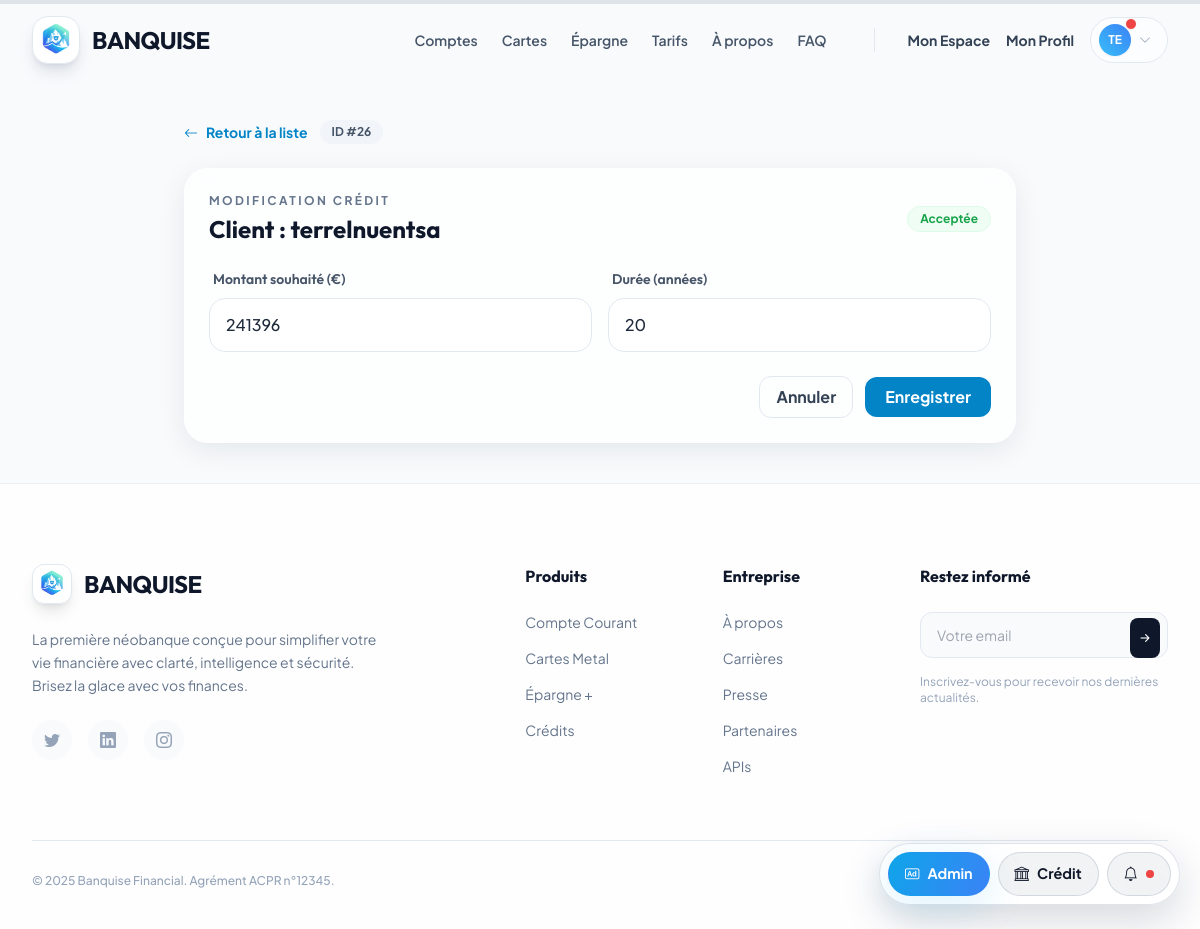
Page /console/credits/26/edit/ (signed in) on the committed database.
### scoring/models.py (models this page shows, shortened)
class DemandeCredit(models.Model):
    STATUT_CHOICES = [
        ('EN_ATTENTE', 'En Attente'),
        ('ACCEPTEE', 'Acceptée'),
        ('REFUSEE', 'Refusée'),
    ]
    ETAT_SANTE_CHOIX = [
        ('BON', 'Bon'),
        ('MOYEN', 'Moyen'),
        ('FAIBLE', 'Faible'),
    ]
    user = models.ForeignKey(User, on_delete=models.CASCADE)
    produit = models.ForeignKey(ProduitPret, on_delete=models.SET_NULL, null=True, blank=True)
    montant_souhaite = models.IntegerField(default=0)
    duree_souhaitee_annees = models.IntegerField(default=0)
    apport_personnel = models.IntegerField(default=0)
    revenus_mensuels = models.IntegerField(default=0)
    loyer_actuel = models.IntegerField(default=0)
    dettes_mensuelles = models.IntegerField(default=0)
    enfants_a_charge = models.IntegerField(default=0)
    emploi_snapshot = models.ForeignKey(TypeEmploi, on_delete=models.SET_NULL, null=True, blank=True)
    logement_snapshot = models.ForeignKey(TypeLogement, on_delete=models.SET_NULL, null=True, blank=True)
    sante_snapshot = models.CharField(max_length=10, choices=ETAT_SANTE_CHOIX, default='BON')
    score_calcule = models.IntegerField(null=True, blank=True)
    taux_calcule = models.DecimalField(max_digits=5, decimal_places=2, null=True, blank=True)
    recommendation = models.CharField(max_length=50, blank=True)
    statut = models.CharField(max_length=20, choices=STATUT_CHOICES, default='EN_ATTENTE')
    date_demande = models.DateTimeField(auto_now_add=True)
    ia_decision = models.CharField(max_length=20, choices=STATUT_CHOICES, null=True, blank=True)
    mensualite_calculee = models.DecimalField(max_digits=10, decimal_places=2, null=True, blank=True)
    soumise = models.BooleanField(default=False)
    echeances_payees = models.IntegerField(default=0)
    dernier_prelevement = models.DateField(null=True, blank=True)

### scoring/views.py (the view, shortened to what this page needs)
# urls.py: path('console/credits/<int:demande_id>/edit/', views.admin_edit_credit, name='admin_edit_credit'),
@staff_member_required
def admin_edit_credit(request, demande_id):
    demande = get_object_or_404(DemandeCredit, id=demande_id)
    unread_notifs = Notification.objects.filter(user=request.user, est_lu=False).count()
    return render(request, 'scoring/admin_credit_edit.html', {
        'demande': demande,
        'unread_notifs': unread_notifs,
    })

### templates/scoring/admin_credit_edit.html (shortened to what this page needs)
{% extends "base.html" %}
{% block content %}
<div class="max-w-4xl mx-auto py-10 px-4 sm:px-6 lg:px-8">
    <div class="mb-6 flex items-center gap-3">
        <a href="{% url 'admin_manage_credits' %}"
            class="text-ice-600 hover:text-ice-800 font-bold text-sm flex items-center gap-2">
            <i class="bi bi-arrow-left"></i> Retour à la liste
        </a>
        <span class="px-3 py-1 rounded-full bg-slate-100 text-slate-600 text-xs font-bold">ID #{{ demande.id }}</span>
    </div>
    <div class="glass-panel p-6 rounded-3xl space-y-6">
        <div class="flex items-center justify-between">
            <div>
                <p class="text-xs uppercase font-bold text-slate-500 tracking-[0.2em]">Modification crédit</p>
                <h1 class="text-2xl font-display font-bold text-slate-900 mt-1">Client : {{ demande.user.username }}
                </h1>
            </div>
            <span
                class="px-3 py-1 rounded-full text-xs font-bold {% if demande.statut == 'ACCEPTEE' %}bg-green-50 text-green-600 border border-green-100{% elif demande.statut == 'REFUSEE' %}bg-red-50 text-red-600 border border-red-100{% else %}bg-blue-50 text-blue-600 border border-blue-100{% endif %}">
                {{ demande.get_statut_display }}
            </span>
        </div>
        <form method="post" class="grid md:grid-cols-2 gap-4">{% csrf_token %}
            <div>
                <label class="label-ice">Montant souhaité (€)</label>
                <input type="number" step="0.01" min="0" name="montant_souhaite" value="{{ demande.montant_souhaite }}"
                    class="form-control" required>
            </div>
            <div>
                <label class="label-ice">Durée (années)</label>
                <input type="number" step="0.5" min="1" name="duree_souhaitee_annees"
                    value="{{ demande.duree_souhaitee_annees }}" class="form-control" required>
            </div>
            <div class="md:col-span-2 flex items-center justify-end gap-3 pt-2">
                <a href="{% url 'admin_manage_credits' %}"
                    class="px-4 py-2 rounded-xl border border-slate-200 text-slate-700 font-bold hover:bg-slate-50 transition">Annuler</a>
                <button type="submit"
                    class="px-5 py-2 rounded-xl bg-ice-600 text-white font-bold hover:bg-ice-700 transition">Enregistrer</button>
            </div>
        </form>
    </div>
</div>
{% endblock %}

### templates/base.html (shortened to what this page needs)
{% load static %}
<!DOCTYPE html>
<html lang="fr" class="scroll-smooth">
<head>
    <link rel="stylesheet" href="https://cdn.jsdelivr.net/npm/bootstrap-icons@1.11.3/font/bootstrap-icons.min.css">
    <script src="https://cdn.tailwindcss.com"></script>
    <link rel="stylesheet" href="{% static 'css/banquise.css' %}">
</head>
<body
    data-auth="{{ user.is_authenticated|yesno:'1,0' }}"
    class="text-slate-800 antialiased flex flex-col min-h-screen overflow-x-hidden selection:bg-ice-200 selection:text-ice-900">
    {% block navbar %}
    <nav id="main-nav" class="fixed w-full z-50 transition-all duration-300 border-b border-transparent top-0">
        <div class="max-w-7xl mx-auto px-4 sm:px-6 lg:px-8">
            <div class="flex justify-between items-center h-20">
                <a href="{% url 'home' %}" class="flex items-center gap-3 group relative z-50">
                    <div class="w-12 h-12 rounded-2xl overflow-hidden shadow-lg shadow-slate-500/20 group-hover:shadow-ice-500/30 group-hover:scale-105 transition-all duration-300 bg-white border border-slate-200">
                        <img src="{% static 'docs/logobanquise.png' %}" alt="Banquise" class="w-full h-full object-contain">
                    </div>
                    <span class="font-display font-bold text-2xl tracking-tight text-slate-900">BANQUISE</span>
                </a>
                <div class="hidden md:flex items-center gap-8">
                    <div class="flex items-center gap-6 mr-4">
                        <a href="{% url 'produits_comptes' %}"
                            class="text-sm font-semibold text-slate-600 hover:text-ice-600 transition-colors">Comptes</a>
                        <a href="{% url 'produits_cartes' %}"
                            class="text-sm font-semibold text-slate-600 hover:text-ice-600 transition-colors">Cartes</a>
                        <a href="{% url 'produits_epargne' %}"
                            class="text-sm font-semibold text-slate-600 hover:text-ice-600 transition-colors">Épargne</a>
                        <a href="{% url 'tarifs' %}"
                            class="text-sm font-semibold text-slate-600 hover:text-ice-600 transition-colors">Tarifs</a>
                        <a href="{% url 'a_propos' %}"
                            class="text-sm font-semibold text-slate-600 hover:text-ice-600 transition-colors">À
                            propos</a>
                        <a href="{% url 'support' %}"
                            class="text-sm font-semibold text-slate-600 hover:text-ice-600 transition-colors">FAQ</a>
                    </div>
                    {% if user.is_authenticated %}
                    <div class="flex items-center gap-4">
                        <a href="{% url 'dashboard' %}"
                            class="text-sm font-bold text-slate-700 hover:text-ice-600 transition-colors">Mon Espace</a>
                        <a href="{% url 'profil' %}"
                            class="text-sm font-bold text-slate-700 hover:text-ice-600 transition-colors">Mon Profil</a>
                        <div class="relative group">
                            <button
                                class="flex items-center gap-2 py-1.5 pl-2 pr-4 rounded-full bg-white/50 border border-slate-200 hover:bg-white hover:shadow-md transition-all">
                                <div
                                    class="relative w-8 h-8 rounded-full bg-gradient-to-tr from-ice-400 to-blue-500 flex items-center justify-center text-white shadow-sm">
                                    <span class="text-xs font-bold">{{ user.username|slice:":2"|upper }}</span>
                                    {% if unread_notifs and unread_notifs > 0 %}
                                    <span class="absolute -top-1.5 -right-1.5 w-3 h-3 rounded-full bg-red-500 border border-white"></span>
                                    {% endif %}
                                </div>
                                <i
                                    class="bi bi-chevron-down text-xs text-slate-400 group-hover:rotate-180 transition-transform"></i>
                            </button>
                        </div>
                    </div>
                    {% endif %}
                </div>
            </div>
        </div>
    </nav>
    {% endblock %}
    <main class="flex-grow w-full relative z-10 {% block main_padding %}pt-20{% endblock %}">
        {% block content %}{% endblock %}
    </main>
    {% block footer %}
    <footer class="bg-white/80 backdrop-blur-xl border-t border-slate-200/60 pt-20 pb-10 relative z-10">
        <div class="max-w-7xl mx-auto px-4 sm:px-6 lg:px-8">
            <div class="grid md:grid-cols-12 gap-12 mb-16">
                <div class="md:col-span-4 space-y-6">
                    <a href="{% url 'home' %}" class="flex items-center gap-3 group w-fit">
                        <div
                            class="w-10 h-10 rounded-xl bg-white border border-slate-200 flex items-center justify-center shadow-lg group-hover:shadow-ice-500/30 transition-all duration-300 overflow-hidden">
                            <img src="{% static 'docs/logobanquise.png' %}" alt="Banquise" class="w-full h-full object-contain">
                        </div>
                        <span class="font-display font-bold text-2xl tracking-tight text-slate-900">BANQUISE</span>
                    </a>
                    <p class="text-slate-500 text-sm leading-relaxed">
                        La première néobanque conçue pour simplifier votre vie financière avec clarté, intelligence et
                        sécurité. Brisez la glace avec vos finances.
                    </p>
                    <div class="flex gap-4">
                        <a href="#"
                            class="w-10 h-10 rounded-full bg-slate-50 text-slate-400 hover:bg-slate-900 hover:text-white flex items-center justify-center transition-all duration-300"><i
                                class="bi bi-twitter"></i></a>
                        <a href="#"
                            class="w-10 h-10 rounded-full bg-slate-50 text-slate-400 hover:bg-blue-600 hover:text-white flex items-center justify-center transition-all duration-300"><i
                                class="bi bi-linkedin"></i></a>
                        <a href="#"
                            class="w-10 h-10 rounded-full bg-slate-50 text-slate-400 hover:bg-pink-600 hover:text-white flex items-center justify-center transition-all duration-300"><i
                                class="bi bi-instagram"></i></a>
                    </div>
                </div>
                <div class="md:col-span-2 md:col-start-6">
                    <h4 class="font-display font-bold text-slate-900 mb-6">Produits</h4>
                    <ul class="space-y-4 text-sm text-slate-500">
                        <li><a href="{% url 'produits_comptes' %}" class="hover:text-ice-600 transition-colors">Compte
                                Courant</a></li>
                        <li><a href="{% url 'produits_cartes' %}" class="hover:text-ice-600 transition-colors">Cartes
                                Metal</a></li>
                        <li><a href="{% url 'produits_epargne' %}" class="hover:text-ice-600 transition-colors">Épargne
                                +</a></li>
                        <li><a href="{% url 'simulation' %}" class="hover:text-ice-600 transition-colors">Crédits</a>
                        </li>
                    </ul>
                </div>
                <div class="md:col-span-2">
                    <h4 class="font-display font-bold text-slate-900 mb-6">Entreprise</h4>
                    <ul class="space-y-4 text-sm text-slate-500">
                        <li><a href="{% url 'a_propos' %}" class="hover:text-ice-600 transition-colors">À propos</a>
                        </li>
                        <li><a href="{% url 'carrieres' %}" class="hover:text-ice-600 transition-colors">Carrières</a>
                        </li>
                        <li><a href="{% url 'presse' %}" class="hover:text-ice-600 transition-colors">Presse</a></li>
                        <li><a href="{% url 'partenaires' %}"
                                class="hover:text-ice-600 transition-colors">Partenaires</a></li>
                        <li><a href="{% url 'apis' %}" class="hover:text-ice-600 transition-colors">APIs</a></li>
                    </ul>
                </div>
                <div class="md:col-span-3">
                    <h4 class="font-display font-bold text-slate-900 mb-6">Restez informé</h4>
                    <div class="space-y-4">
                        <div class="relative">
                            <input type="email" placeholder="Votre email"
                                class="w-full px-4 py-3 bg-slate-50 border border-slate-200 rounded-xl focus:outline-none focus:border-ice-500 focus:ring-2 focus:ring-ice-500/20 text-sm">
                            <button
                                class="absolute right-2 top-1.5 p-1.5 bg-slate-900 text-white rounded-lg hover:bg-ice-600 transition-colors"><i
                                    class="bi bi-arrow-right-short text-lg"></i></button>
                        </div>
                        <p class="text-xs text-slate-400">Inscrivez-vous pour recevoir nos dernières actualités.</p>
                    </div>
                </div>
            </div>
            <div class="border-t border-slate-200 pt-8 flex flex-col md:flex-row justify-between items-center gap-4">
                <p class="text-slate-400 text-xs font-medium">© {% now "Y" %} Banquise Financial. Agrément ACPR n°12345.
                </p>
                <div class="flex gap-6 text-xs font-medium text-slate-500">
                    <a href="{% url 'mentions_legales' %}" class="hover:text-slate-900 transition-colors">Mentions
                        Légales</a>
                    <a href="{% url 'confidentialite' %}"
                        class="hover:text-slate-900 transition-colors">Confidentialité</a>
                    <a href="{% url 'cookies' %}" class="hover:text-slate-900 transition-colors">Cookies</a>
                </div>
            </div>
        </div>
    </footer>
    {% endblock %}
    {% if request.resolver_match and request.resolver_match.url_name != 'login' and request.resolver_match.url_name != 'register' and request.resolver_match.url_name != 'support' %}
    <div class="floating-dock flex">
        {% if user.is_authenticated %}
            {% if user.is_staff %}
            <a href="{% url 'admin_dashboard' %}" class="dock-btn primary"><i class="bi bi-badge-ad"></i> Admin</a>
            <a href="{% url 'admin_manage_credits' %}" class="dock-btn secondary"><i class="bi bi-bank"></i> Crédit</a>
            <a href="{% url 'notifications' %}" class="dock-btn secondary"><i class="bi bi-bell"></i>
                {% if unread_notifs and unread_notifs > 0 %}
                <span class="notification-dot"></span>
                {% endif %}
            </a>
            {% endif %}
        {% else %}
            <a href="{% url 'register' %}" class="dock-btn primary"><i class="bi bi-magic"></i> Créer un compte</a>
            <a href="{% url 'support' %}" class="dock-btn secondary"><i class="bi bi-question-circle"></i> Nous contacter</a>
        {% endif %}
    </div>
    {% endif %}
</body>
</html>

### rows in the picture
DemandeCredit: id "26", user.username "terrelnuentsa", statut "Acceptée", montant_souhaite "241396", duree_souhaitee_annees "20"

### other values in the picture
{{ user.username|slice:":2"|upper }} "TE"
